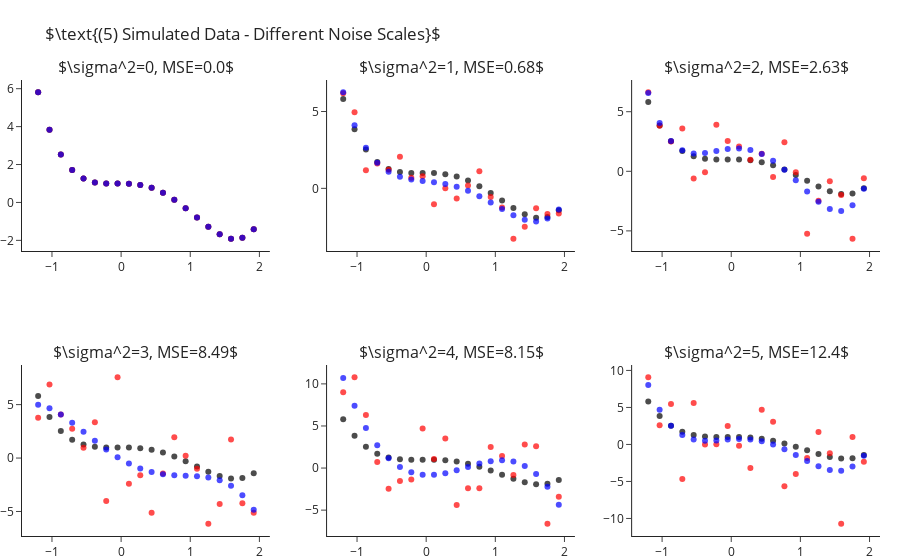

The cell this chart's notebook holds for it:
### Markdown cell above
How is it that we are able to fit "better" models for $k$s larger than the true one? As we increase $k$ we enable the model
more "degrees of freedom" to try and adapt itself to the observed data. The higher $k$ the more the learner will "go after
the noise" and miss the real signal of the data. In other words, what we have just observed is what is known as **overfitting**.

Later in the course we will learn methods for detection and avoidance of overfitting.


## Fitting Polynomial Over Different Sample Noise Levels

Next, let us set $k=4$ (the true values) and study the outputted models when training over different noise levels. Though
we will only be changing the scale of the noise (i.e. the variance, $\sigma^2$), changing other properties such as its
distribution is interesting too. As we would expect, as we increase the scale of the noise our error increases. We can
observe this also in a visual manner, where the fitted polynomial (in blue) less and less resembles the actual model (in black).

### Code cell
scales = range(6)
fig = make_subplots(2, 3, subplot_titles=list(map(str, scales)))
for i, s in enumerate(scales):
    r,c = i//3+1, i%3+1
    
    y = y_ + np.random.normal(scale=s, size=len(y_))
    y_hat = make_pipeline(PolynomialFeatures(4), LinearRegression(fit_intercept=False)).fit(X, y).predict(X)

    fig.add_traces([go.Scatter(x=x, y=y_, mode="markers", name="Real Points",  marker=dict(color="black", opacity=.7), showlegend=False),
                    go.Scatter(x=x, y=y, mode="markers", name="Observed Points",  marker=dict(color="red", opacity=.7), showlegend=False),
                    go.Scatter(x=x, y=y_hat, mode="markers", name="Predicted Points",  marker=dict(color="blue", opacity=.7), showlegend=False)], rows=r, cols=c)
    fig["layout"]["annotations"][i]["text"] = rf"$\sigma^2={{0}}, MSE={{1}}$".format(s, round(np.mean((y-y_hat)**2), 2))

fig.update_layout(title=r"$\text{(5) Simulated Data - Different Noise Scales}$", margin=dict(t=80)).show()

### Figure 1 — Plotly figure (JSON) as saved in the notebook; plotly's stock layout.template omitted (floating-point values rounded to 4 significant figures)
{"data": [{"marker": {"color": "black", "opacity": 0.7}, "mode": "markers", "name": "Real Points", "showlegend": false, "type": "scatter", "x": [-1.2, -1.036, -0.8718, -0.7077, -0.5436, -0.3795, -0.2154, -0.05128, 0.1128, 0.2769, 0.441, 0.6051, 0.7692, 0.9333, 1.097, 1.262, 1.426, 1.59, 1.754, 1.918], "xaxis": "x", "y": [5.81, 3.838, 2.523, 1.709, 1.261, 1.058, 0.9989, 0.999, 0.9909, 0.9251, 0.769, 0.5078, 0.1439, -0.3028, -0.7951, -1.278, -1.68, -1.912, -1.866, -1.418], "yaxis": "y"}, {"marker": {"color": "red", "opacity": 0.7}, "mode": "markers", "name": "Observed Points", "showlegend": false, "type": "scatter", "x": [-1.2, -1.036, -0.8718, -0.7077, -0.5436, -0.3795, -0.2154, -0.05128, 0.1128, 0.2769, 0.441, 0.6051, 0.7692, 0.9333, 1.097, 1.262, 1.426, 1.59, 1.754, 1.918], "xaxis": "x", "y": [5.81, 3.838, 2.523, 1.709, 1.261, 1.058, 0.9989, 0.999, 0.9909, 0.9251, 0.769, 0.5078, 0.1439, -0.3028, -0.7951, -1.278, -1.68, -1.912, -1.866, -1.418], "yaxis": "y"}, {"marker": {"color": "blue", "opacity": 0.7}, "mode": "markers", "name": "Predicted Points", "showlegend": false, "type": "scatter", "x": [-1.2, -1.036, -0.8718, -0.7077, -0.5436, -0.3795, -0.2154, -0.05128, 0.1128, 0.2769, 0.441, 0.6051, 0.7692, 0.9333, 1.097, 1.262, 1.426, 1.59, 1.754, 1.918], "xaxis": "x", "y": [5.81, 3.838, 2.523, 1.709, 1.261, 1.058, 0.9989, 0.999, 0.9909, 0.9251, 0.769, 0.5078, 0.1439, -0.3028, -0.7951, -1.278, -1.68, -1.912, -1.866, -1.418], "yaxis": "y"}, {"marker": {"color": "black", "opacity": 0.7}, "mode": "markers", "name": "Real Points", "showlegend": false, "type": "scatter", "x": [-1.2, -1.036, -0.8718, -0.7077, -0.5436, -0.3795, -0.2154, -0.05128, 0.1128, 0.2769, 0.441, 0.6051, 0.7692, 0.9333, 1.097, 1.262, 1.426, 1.59, 1.754, 1.918], "xaxis": "x2", "y": [5.81, 3.838, 2.523, 1.709, 1.261, 1.058, 0.9989, 0.999, 0.9909, 0.9251, 0.769, 0.5078, 0.1439, -0.3028, -0.7951, -1.278, -1.68, -1.912, -1.866, -1.418], "yaxis": "y2"}, {"marker": {"color": "red", "opacity": 0.7}, "mode": "markers", "name": "Observed Points", "showlegend": false, "type": "scatter", "x": [-1.2, -1.036, -0.8718, -0.7077, -0.5436, -0.3795, -0.2154, -0.05128, 0.1128, 0.2769, 0.441, 0.6051, 0.7692, 0.9333, 1.097, 1.262, 1.426, 1.59, 1.754, 1.918], "xaxis": "x2", "y": [6.194, 4.951, 1.185, 1.619, 1.217, 2.056, 0.697, 0.7902, -1.032, 0.006801, -0.6573, 0.1836, 1.106, -0.5578, -1.241, -3.276, -2.503, -1.299, -1.673, -1.632], "yaxis": "y2"}, {"marker": {"color": "blue", "opacity": 0.7}, "mode": "markers", "name": "Predicted Points", "showlegend": false, "type": "scatter", "x": [-1.2, -1.036, -0.8718, -0.7077, -0.5436, -0.3795, -0.2154, -0.05128, 0.1128, 0.2769, 0.441, 0.6051, 0.7692, 0.9333, 1.097, 1.262, 1.426, 1.59, 1.754, 1.918], "xaxis": "x2", "y": [6.25, 4.113, 2.636, 1.669, 1.078, 0.7477, 0.5772, 0.4846, 0.4042, 0.2875, 0.1032, -0.1633, -0.5094, -0.9155, -1.345, -1.744, -2.043, -2.153, -1.97, -1.372], "yaxis": "y2"}, {"marker": {"color": "black", "opacity": 0.7}, "mode": "markers", "name": "Real Points", "showlegend": false, "type": "scatter", "x": [-1.2, -1.036, -0.8718, -0.7077, -0.5436, -0.3795, -0.2154, -0.05128, 0.1128, 0.2769, 0.441, 0.6051, 0.7692, 0.9333, 1.097, 1.262, 1.426, 1.59, 1.754, 1.918], "xaxis": "x3", "y": [5.81, 3.838, 2.523, 1.709, 1.261, 1.058, 0.9989, 0.999, 0.9909, 0.9251, 0.769, 0.5078, 0.1439, -0.3028, -0.7951, -1.278, -1.68, -1.912, -1.866, -1.418], "yaxis": "y3"}, {"marker": {"color": "red", "opacity": 0.7}, "mode": "markers", "name": "Observed Points", "showlegend": false, "type": "scatter", "x": [-1.2, -1.036, -0.8718, -0.7077, -0.5436, -0.3795, -0.2154, -0.05128, 0.1128, 0.2769, 0.441, 0.6051, 0.7692, 0.9333, 1.097, 1.262, 1.426, 1.59, 1.754, 1.918], "xaxis": "x3", "y": [6.628, 3.82, 2.498, 3.584, -0.6053, -0.09018, 3.905, 2.549, 2.072, 0.9745, 1.467, -0.4882, 2.439, -0.07442, -5.246, -2.478, -0.8246, -1.985, -5.655, -0.5757], "yaxis": "y3"}, {"marker": {"color": "blue", "opacity": 0.7}, "mode": "markers", "name": "Predicted Points", "showlegend": false, "type": "scatter", "x": [-1.2, -1.036, -0.8718, -0.7077, -0.5436, -0.3795, -0.2154, -0.05128, 0.1128, 0.2769, 0.441, 0.6051, 0.7692, 0.9333, 1.097, 1.262, 1.426, 1.59, 1.754, 1.918], "xaxis": "x3", "y": [6.566, 4.051, 2.541, 1.77, 1.503, 1.537, 1.703, 1.866, 1.92, 1.796, 1.455, 0.8911, 0.1326, -0.7608, -1.696, -2.548, -3.158, -3.335, -2.855, -1.461], "yaxis": "y3"}, {"marker": {"color": "black", "opacity": 0.7}, "mode": "markers", "name": "Real Points", "showlegend": false, "type": "scatter", "x": [-1.2, -1.036, -0.8718, -0.7077, -0.5436, -0.3795, -0.2154, -0.05128, 0.1128, 0.2769, 0.441, 0.6051, 0.7692, 0.9333, 1.097, 1.262, 1.426, 1.59, 1.754, 1.918], "xaxis": "x4", "y": [5.81, 3.838, 2.523, 1.709, 1.261, 1.058, 0.9989, 0.999, 0.9909, 0.9251, 0.769, 0.5078, 0.1439, -0.3028, -0.7951, -1.278, -1.68, -1.912, -1.866, -1.418], "yaxis": "y4"}, {"marker": {"color": "red", "opacity": 0.7}, "mode": "markers", "name": "Observed Points", "showlegend": false, "type": "scatter", "x": [-1.2, -1.036, -0.8718, -0.7077, -0.5436, -0.3795, -0.2154, -0.05128, 0.1128, 0.2769, 0.441, 0.6051, 0.7692, 0.9333, 1.097, 1.262, 1.426, 1.59, 1.754, 1.918], "xaxis": "x4", "y": [3.77, 6.895, 4.076, 2.736, 0.9685, 3.355, -4.027, 7.557, -2.411, -1.613, -5.123, -1.439, 1.957, 0.2243, -1.003, -6.144, -4.298, 1.746, -4.229, -5.118], "yaxis": "y4"}, {"marker": {"color": "blue", "opacity": 0.7}, "mode": "markers", "name": "Predicted Points", "showlegend": false, "type": "scatter", "x": [-1.2, -1.036, -0.8718, -0.7077, -0.5436, -0.3795, -0.2154, -0.05128, 0.1128, 0.2769, 0.441, 0.6051, 0.7692, 0.9333, 1.097, 1.262, 1.426, 1.59, 1.754, 1.918], "xaxis": "x4", "y": [4.977, 4.66, 4.07, 3.31, 2.466, 1.61, 0.7998, 0.08033, -0.5189, -0.9821, -1.308, -1.509, -1.612, -1.659, -1.704, -1.817, -2.082, -2.596, -3.472, -4.835], "yaxis": "y4"}, {"marker": {"color": "black", "opacity": 0.7}, "mode": "markers", "name": "Real Points", "showlegend": false, "type": "scatter", "x": [-1.2, -1.036, -0.8718, -0.7077, -0.5436, -0.3795, -0.2154, -0.05128, 0.1128, 0.2769, 0.441, 0.6051, 0.7692, 0.9333, 1.097, 1.262, 1.426, 1.59, 1.754, 1.918], "xaxis": "x5", "y": [5.81, 3.838, 2.523, 1.709, 1.261, 1.058, 0.9989, 0.999, 0.9909, 0.9251, 0.769, 0.5078, 0.1439, -0.3028, -0.7951, -1.278, -1.68, -1.912, -1.866, -1.418], "yaxis": "y5"}, {"marker": {"color": "red", "opacity": 0.7}, "mode": "markers", "name": "Observed Points", "showlegend": false, "type": "scatter", "x": [-1.2, -1.036, -0.8718, -0.7077, -0.5436, -0.3795, -0.2154, -0.05128, 0.1128, 0.2769, 0.441, 0.6051, 0.7692, 0.9333, 1.097, 1.262, 1.426, 1.59, 1.754, 1.918], "xaxis": "x5", "y": [9.006, 10.78, 6.294, 0.7089, -2.459, -1.525, -1.346, 4.691, 1.064, 3.509, -4.388, -2.4, -2.403, 2.495, 1.421, -0.8225, 2.798, 2.604, -6.611, -3.415], "yaxis": "y5"}, {"marker": {"color": "blue", "opacity": 0.7}, "mode": "markers", "name": "Predicted Points", "showlegend": false, "type": "scatter", "x": [-1.2, -1.036, -0.8718, -0.7077, -0.5436, -0.3795, -0.2154, -0.05128, 0.1128, 0.2769, 0.441, 0.6051, 0.7692, 0.9333, 1.097, 1.262, 1.426, 1.59, 1.754, 1.918], "xaxis": "x5", "y": [10.7, 7.408, 4.758, 2.699, 1.175, 0.1258, -0.5105, -0.7987, -0.806, -0.6029, -0.2621, 0.1408, 0.5273, 0.8166, 0.9249, 0.7656, 0.2498, -0.7145, -2.222, -4.37], "yaxis": "y5"}, {"marker": {"color": "black", "opacity": 0.7}, "mode": "markers", "name": "Real Points", "showlegend": false, "type": "scatter", "x": [-1.2, -1.036, -0.8718, -0.7077, -0.5436, -0.3795, -0.2154, -0.05128, 0.1128, 0.2769, 0.441, 0.6051, 0.7692, 0.9333, 1.097, 1.262, 1.426, 1.59, 1.754, 1.918], "xaxis": "x6", "y": [5.81, 3.838, 2.523, 1.709, 1.261, 1.058, 0.9989, 0.999, 0.9909, 0.9251, 0.769, 0.5078, 0.1439, -0.3028, -0.7951, -1.278, -1.68, -1.912, -1.866, -1.418], "yaxis": "y6"}, {"marker": {"color": "red", "opacity": 0.7}, "mode": "markers", "name": "Observed Points", "showlegend": false, "type": "scatter", "x": [-1.2, -1.036, -0.8718, -0.7077, -0.5436, -0.3795, -0.2154, -0.05128, 0.1128, 0.2769, 0.441, 0.6051, 0.7692, 0.9333, 1.097, 1.262, 1.426, 1.59, 1.754, 1.918], "xaxis": "x6", "y": [9.072, 2.607, 5.456, -4.684, 5.616, -0.009742, 0.03077, 2.508, -0.1827, -3.176, 4.7, 3.077, -5.663, -4.0, -1.831, 1.684, -1.19, -10.71, 1.005, -2.352], "yaxis": "y6"}, {"marker": {"color": "blue", "opacity": 0.7}, "mode": "markers", "name": "Predicted Points", "showlegend": false, "type": "scatter", "x": [-1.2, -1.036, -0.8718, -0.7077, -0.5436, -0.3795, -0.2154, -0.05128, 0.1128, 0.2769, 0.441, 0.6051, 0.7692, 0.9333, 1.097, 1.262, 1.426, 1.59, 1.754, 1.918], "xaxis": "x6", "y": [8.036, 4.682, 2.527, 1.279, 0.6759, 0.4938, 0.5418, 0.664, 0.7391, 0.6805, 0.4364, -0.01064, -0.6432, -1.409, -2.222, -2.961, -3.469, -3.556, -2.996, -1.531], "yaxis": "y6"}], "layout": {"annotations": [{"font": {"size": 16}, "showarrow": false, "text": "$\\sigma^2=0, MSE=0.0$", "x": 0.1444, "xanchor": "center", "xref": "paper", "y": 1, "yanchor": "bottom", "yref": "paper"}, {"font": {"size": 16}, "showarrow": false, "text": "$\\sigma^2=1, MSE=0.68$", "x": 0.5, "xanchor": "center", "xref": "paper", "y": 1, "yanchor": "bottom", "yref": "paper"}, {"font": {"size": 16}, "showarrow": false, "text": "$\\sigma^2=2, MSE=2.63$", "x": 0.8556, "xanchor": "center", "xref": "paper", "y": 1, "yanchor": "bottom", "yref": "paper"}, {"font": {"size": 16}, "showarrow": false, "text": "$\\sigma^2=3, MSE=8.49$", "x": 0.1444, "xanchor": "center", "xref": "paper", "y": 0.375, "yanchor": "bottom", "yref": "paper"}, {"font": {"size": 16}, "showarrow": false, "text": "$\\sigma^2=4, MSE=8.15$", "x": 0.5, "xanchor": "center", "xref": "paper", "y": 0.375, "yanchor": "bottom", "yref": "paper"}, {"font": {"size": 16}, "showarrow": false, "text": "$\\sigma^2=5, MSE=12.4$", "x": 0.8556, "xanchor": "center", "xref": "paper", "y": 0.375, "yanchor": "bottom", "yref": "paper"}], "margin": {"t": 80}, "title": {"text": "$\\text{(5) Simulated Data - Different Noise Scales}$"}, "xaxis": {"anchor": "y", "domain": [0, 0.2889]}, "xaxis2": {"anchor": "y2", "domain": [0.3556, 0.6444]}, "xaxis3": {"anchor": "y3", "domain": [0.7111, 1]}, "xaxis4": {"anchor": "y4", "domain": [0, 0.2889]}, "xaxis5": {"anchor": "y5", "domain": [0.3556, 0.6444]}, "xaxis6": {"anchor": "y6", "domain": [0.7111, 1]}, "yaxis": {"anchor": "x", "domain": [0.625, 1]}, "yaxis2": {"anchor": "x2", "domain": [0.625, 1]}, "yaxis3": {"anchor": "x3", "domain": [0.625, 1]}, "yaxis4": {"anchor": "x4", "domain": [0, 0.375]}, "yaxis5": {"anchor": "x5", "domain": [0, 0.375]}, "yaxis6": {"anchor": "x6", "domain": [0, 0.375]}}}
